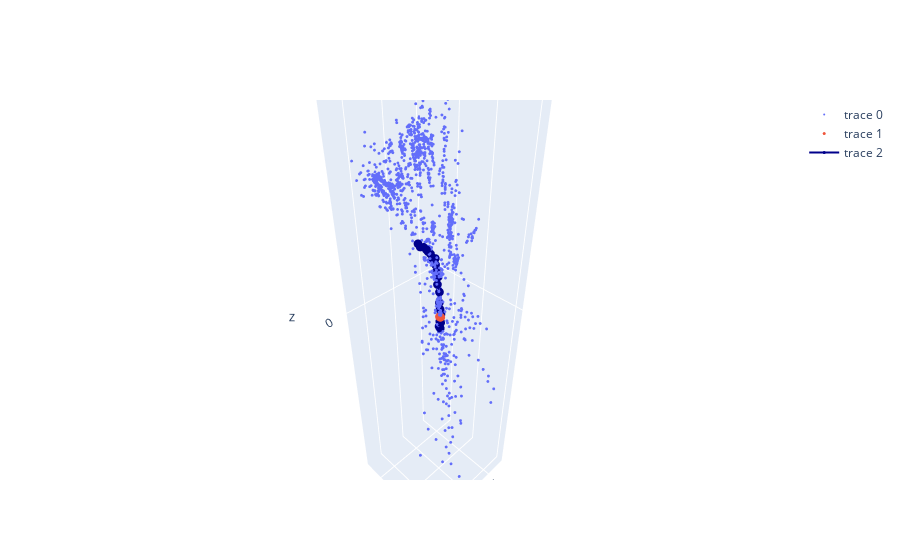

Write notebook code for a chart like this one.
### Code cell
fig = tools.visualize_data(camera_poses, landmarks_3d, marker_points)

### Figure 1 — Plotly figure (JSON) as saved in the notebook; plotly's stock layout.template omitted (floating-point values rounded to 4 significant figures; data arrays with more than 128 entries replaced by an {"elided": "..."} marker saying what was removed)
{"data": [{"marker": {"size": 1}, "mode": "markers", "type": "scatter3d", "x": {"elided": "1927 float values"}, "y": {"elided": "1927 float values"}, "z": {"elided": "1927 float values"}}, {"marker": {"size": 3}, "mode": "markers", "type": "scatter3d", "x": [-0.072, 0.072, 0.072, -0.072], "y": [-0.072, -0.072, 0.072, 0.072], "z": [0, 0, 0, 0]}, {"line": {"color": "darkblue", "width": 2}, "marker": {"size": 3}, "text": [0, 1, 2, 3, 4, 5, 6, 7, 8, 9, 10, 11, 12, 13, 14, 15, 16, 17, 18, 19, 20, 21, 22, 23, 24, 25, 26], "type": "scatter3d", "x": [0.01213, 0.05351, 0.03063, -0.04439, -0.08084, -0.2237, -0.3268, -0.2705, -0.2466, -0.3567, -1.127, -1.542, -2.061, -2.873, -2.304, -2.97, -2.295, -2.669, -3.025, -1.56, -1.339, -0.4187, 0.278, 1.233, 2.237, 2.445, 2.445], "y": [0.1047, 0.05658, -0.1552, -0.04556, -0.08389, -0.07762, -0.09446, -0.08143, -0.0692, -0.08919, -0.3666, -0.6946, -1.057, -1.416, -1.493, -1.682, -1.665, -1.958, -2.169, -1.891, -2.145, -2.092, -2.008, -1.993, -2.013, -2.248, -2.248], "z": [-1.219, -2.568, -2.31, -1.095, -1.156, -1.414, -1.499, -1.437, -1.364, -1.341, -0.1285, 0.5336, 1.579, 3.374, 5.196, 6.467, 7.782, 8.919, 9.982, 10.69, 11.44, 12.19, 12.84, 13.6, 13.93, 14.46, 14.46]}], "layout": {"scene": {"aspectmode": "data", "xaxis": {"nticks": 4, "range": [-17.04, 15.78]}, "yaxis": {"nticks": 4, "range": [-8.158, 5.96]}, "zaxis": {"nticks": 4, "range": [-46.19, 55.96]}}}}
